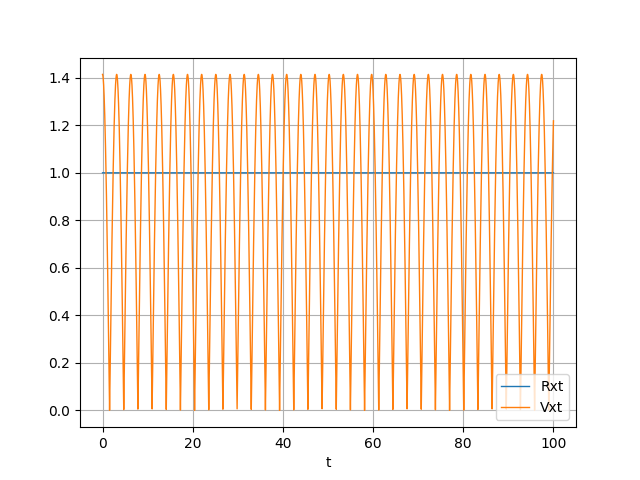

Python code for this plot:
import numpy as np
from matplotlib import pyplot as plt

r, v, t = np.loadtxt("orbita_RK.dat", delimiter = "\t", unpack = True)
plt.plot(t, r, linewidth = 1, label = "Rxt")
plt.plot(t, v, linewidth = 1, label = "Vxt")
plt.legend()
plt.grid()
plt.xlabel("t")
plt.savefig("orbita_RK.png")
